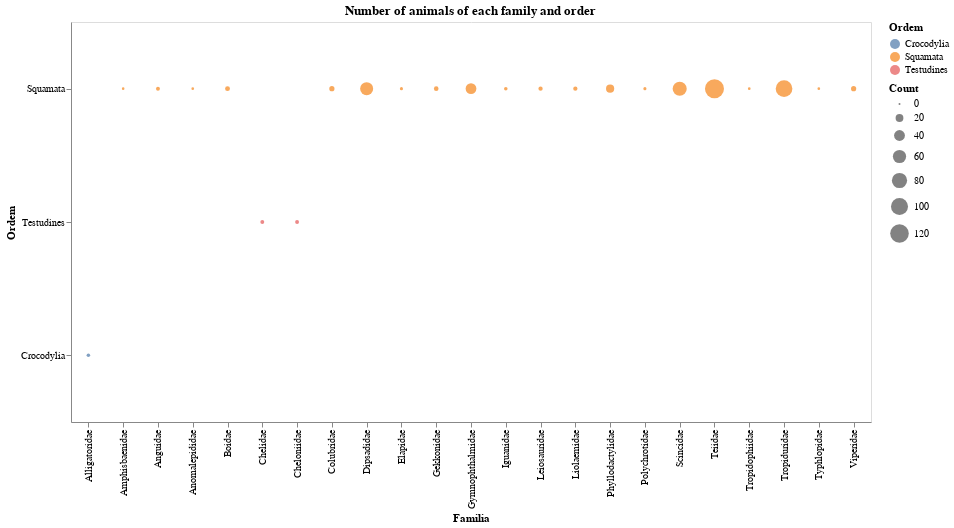

Notebook code cell kept with this figure:
### Code cell
# dynamic version
slider = alt.binding_range(min=1900, max=2016, step=1)
select_year = alt.selection_single(name="ano_coleta", fields=['ano_coleta'],
                                   bind=slider, init={'ano_coleta': 2000})

g1 = alt.Chart(teste,
               width=800, height=400, title='Number of animals of each family and order').mark_circle(
                                                                                size=60).encode(
    x= alt.X('familia', type='nominal', title='Familia'),
    y= alt.Y('ordem', type='nominal', title='Ordem',
            sort= alt.EncodingSortField(field='counts', op='count', order='descending')),
    size= alt.Size('counts', title='Count'),
    color= alt.Color('ordem', title='Ordem'),
    tooltip=alt.Tooltip(['familia','ordem','ano_coleta','counts','ordem'])
).add_selection(
    select_year
).transform_filter(
    select_year
)

# saving graph
g1.save('./graphs/familias_por_ano_c_ordem-dinamico.html')
# g1.save(f'./types/counts_per_year/other-types_per_order.png')
# g1.save(f'./types/counts_per_year/other-types_per_order.html')

g1

### Figure 1 — Vega-Lite specification as saved in the notebook (floating-point values rounded to 4 significant figures; data arrays with more than 128 entries replaced by an {"elided": "..."} marker saying what was removed)
{"config": {"view": {"continuousWidth": 400, "continuousHeight": 300}}, "data": {"name": "data-d2e0813b58edac4b0d6bd0183ddc7562"}, "mark": {"type": "circle", "size": 60}, "encoding": {"color": {"type": "nominal", "field": "ordem", "title": "Ordem"}, "size": {"type": "quantitative", "field": "counts", "title": "Count"}, "tooltip": [{"type": "nominal", "field": "familia"}, {"type": "nominal", "field": "ordem"}, {"type": "quantitative", "field": "ano_coleta"}, {"type": "quantitative", "field": "counts"}, {"type": "nominal", "field": "ordem"}], "x": {"type": "nominal", "field": "familia", "title": "Familia"}, "y": {"type": "nominal", "field": "ordem", "sort": {"field": "counts", "op": "count", "order": "descending"}, "title": "Ordem"}}, "height": 400, "selection": {"ano_coleta": {"type": "single", "fields": ["ano_coleta"], "bind": {"input": "range", "max": 2016, "min": 1900, "step": 1}, "init": {"ano_coleta": 2000}}}, "title": "Number of animals of each family and order", "transform": [{"filter": {"selection": "ano_coleta"}}], "width": 800, "$schema": "https://vega.github.io/schema/vega-lite/v4.8.1.json", "datasets": {"data-d2e0813b58edac4b0d6bd0183ddc7562": {"elided": "1281 records"}}}
